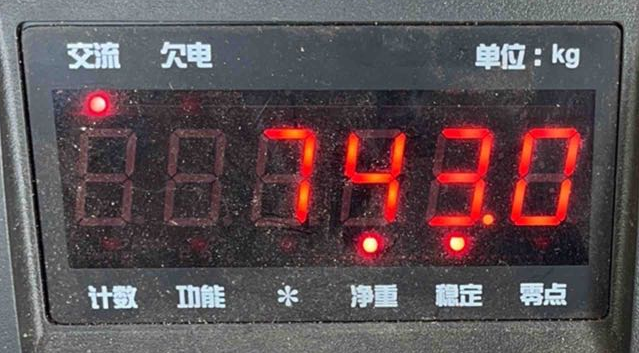
#> input picture ocr/1-1.png, 639 x 353 px
$ python demo6.py
#> lines starting #> are read from the running program, lines starting #| are printed output that depends on the picture; after the words box and inside, x2 and y2 are one past the last pixel; in counts of white or black regions, pixels touching at a corner belong together
import cv2
import numpy as np

# 读取图像
img = cv2.imread('ocr/1-1.png')
#> img is the input picture: shape (353, 639, 3); mean B, G, R 82.2, 78.8, 92.6

# 转换为灰度图像
gray = cv2.cvtColor(img, cv2.COLOR_BGR2GRAY)
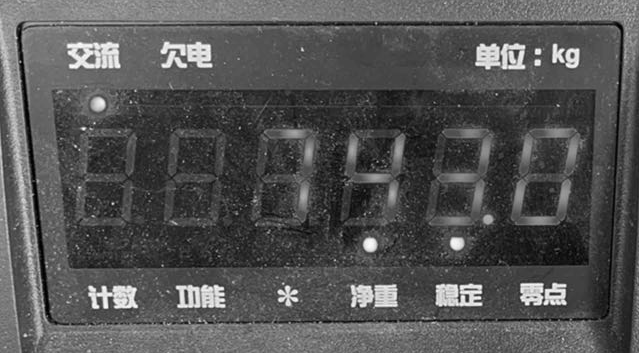
#> gray: shape (353, 639); min 0, max 253, mean 83.3

# 应用自适应阈值法进行二值化处理
ret, thresh = cv2.threshold(gray, 0, 255, cv2.THRESH_BINARY_INV + cv2.THRESH_OTSU)
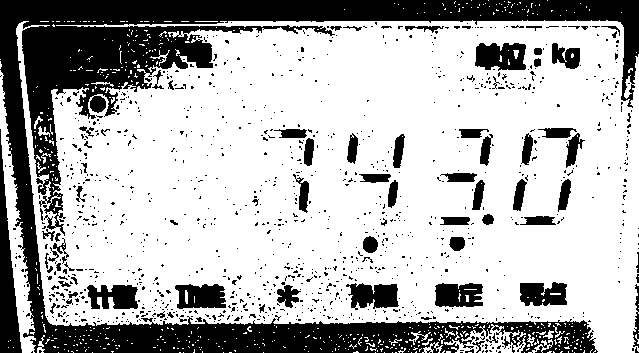
#> thresh: shape (353, 639); 70.5% white; 1090 black regions (1009 under 20 px), largest, box (x1, y1, x2, y2) and area: (0, 0, 639, 353) 47068, (0, 129, 22, 353) 2271, (475, 43, 526, 71) 1130
#> ret = 97

# 应用形态学操作（腐蚀和膨胀）
kernel = np.ones((3, 3), np.uint8)
eroded = cv2.erode(thresh, kernel)
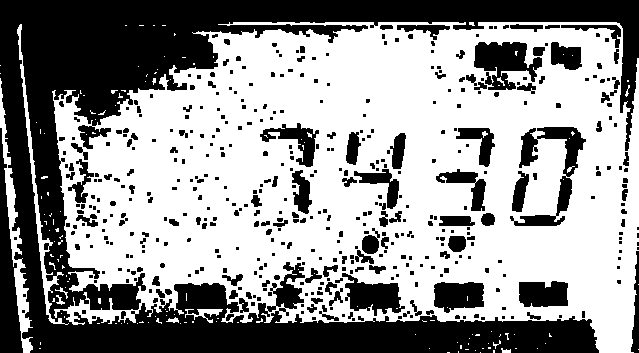
#> eroded: shape (353, 639); 59% white; 473 black regions (319 under 20 px), largest, box (x1, y1, x2, y2) and area: (0, 0, 639, 353) 64917, (0, 128, 23, 353) 2550, (510, 127, 586, 226) 2210
dilated = cv2.dilate(eroded, kernel)
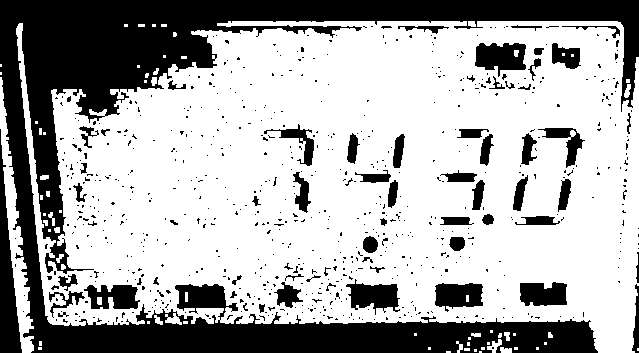
#> dilated: shape (353, 639); 67.7% white; 713 black regions (649 under 20 px), largest, box (x1, y1, x2, y2) and area: (0, 0, 639, 353) 54549, (0, 129, 22, 353) 2282, (475, 43, 526, 77) 1195

# 合并腐蚀和膨胀结果
merged = cv2.bitwise_or(eroded, dilated)

# 应用双边滤波器进行平滑处理
filtered = cv2.bilateralFilter(merged, 9, 75, 75)

# 显示结果
cv2.imshow('Output Image', filtered)
cv2.waitKey(0)
cv2.destroyAllWindows()

$ run again, with ocr/1-10.png copied over ocr/1-1.png
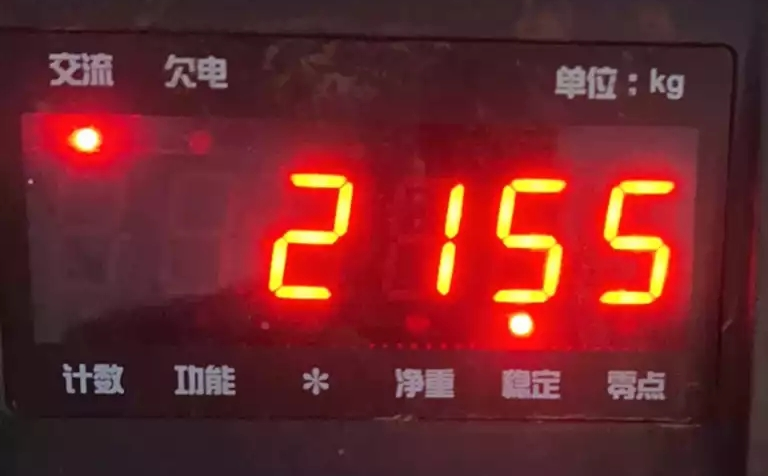
#> input picture ocr/1-10.png, 768 x 476 px
#> img is the input picture: shape (476, 768, 3); mean B, G, R 40.8, 38.2, 110.5
#> `ret, thresh = cv2.threshold(gray, 0, 255, cv2.THRESH_BINARY_INV + cv2...`:
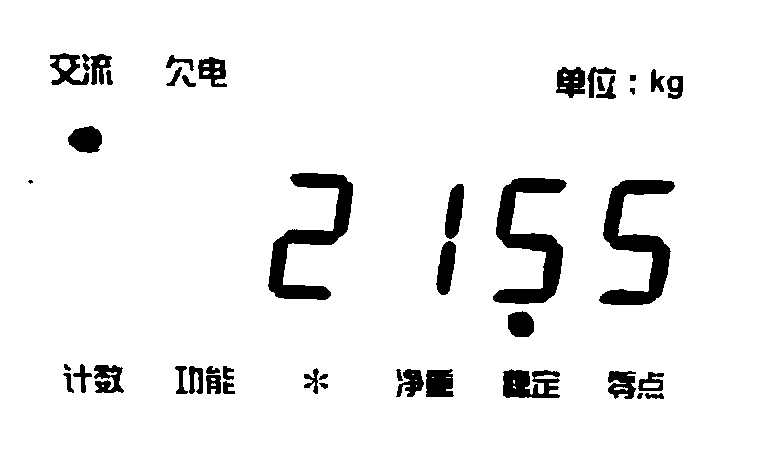
#> thresh: shape (476, 768); 93.7% white; 44 black regions (1 under 20 px), largest, box (x1, y1, x2, y2) and area: (599, 180, 675, 305) 3752, (493, 178, 567, 304) 3746, (268, 173, 353, 300) 3618
#> ret = 116
#> eroded: shape (476, 768); 91.9% white; 23 black regions, largest, box (x1, y1, x2, y2) and area: (598, 179, 676, 306) 4377, (492, 177, 568, 305) 4362, (267, 172, 354, 301) 4250
#> `dilated = cv2.dilate(eroded, kernel)`:
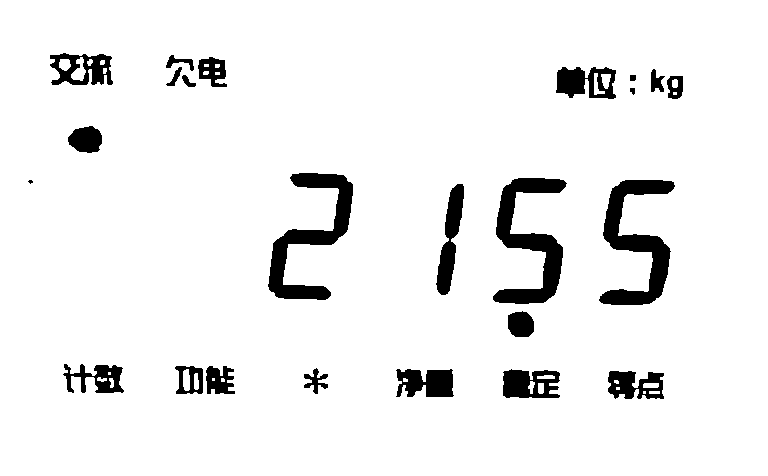
#> dilated: shape (476, 768); 93.6% white; 24 black regions (1 under 20 px), largest, box (x1, y1, x2, y2) and area: (599, 180, 675, 305) 3753, (493, 178, 567, 304) 3746, (268, 173, 353, 300) 3622

$ run again, with ocr/1-11.png copied over ocr/1-1.png
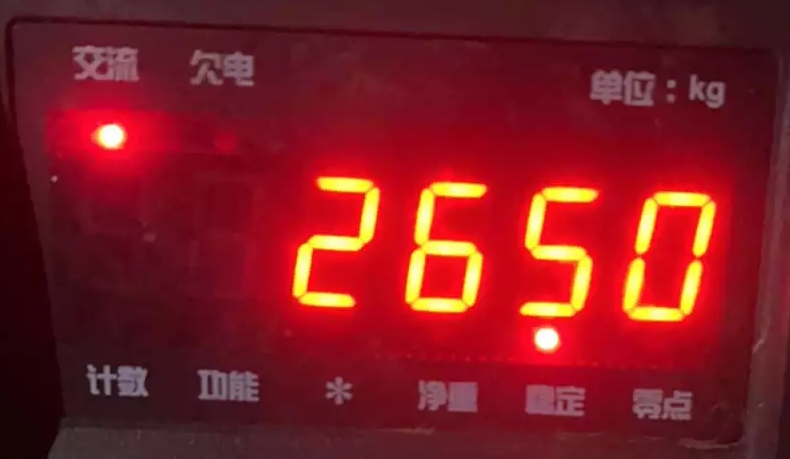
#> input picture ocr/1-11.png, 790 x 459 px
#> img is the input picture: shape (459, 790, 3); mean B, G, R 34.9, 27.9, 128.6
#> `ret, thresh = cv2.threshold(gray, 0, 255, cv2.THRESH_BINARY_INV + cv2...`:
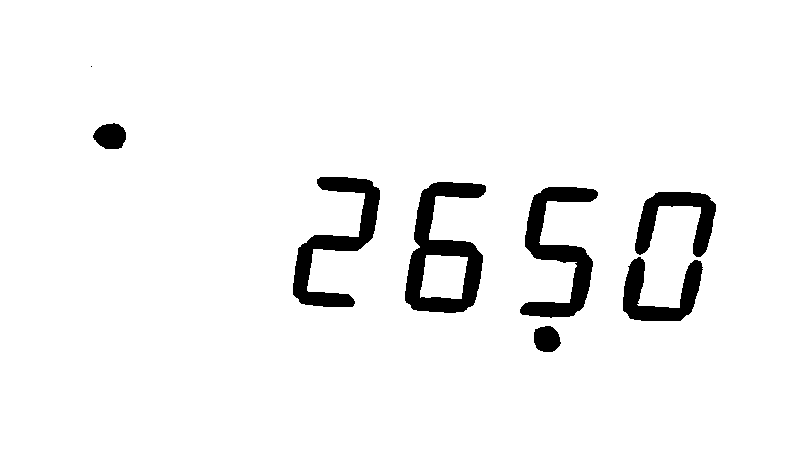
#> thresh: shape (459, 790); 95% white; 8 black regions (1 under 20 px), largest, box (x1, y1, x2, y2) and area: (405, 182, 486, 313) 4623, (520, 187, 598, 318) 3885, (293, 177, 380, 307) 3713
#> ret = 132
#> `eroded = cv2.erode(thresh, kernel)`:
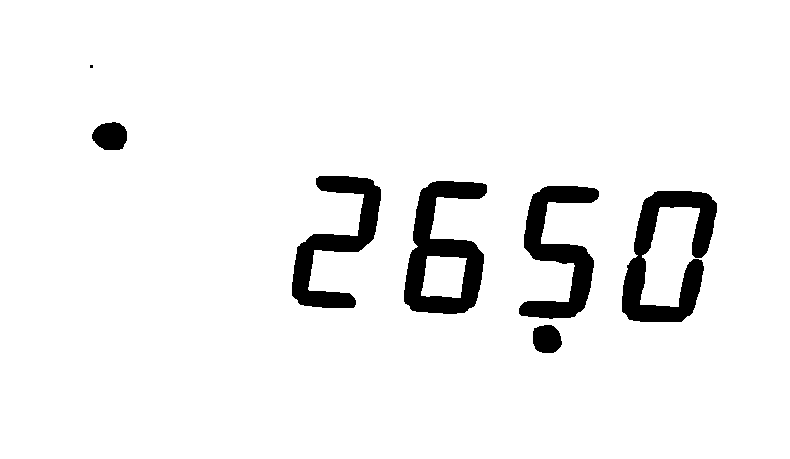
#> eroded: shape (459, 790); 94.2% white; 7 black regions (1 under 20 px), largest, box (x1, y1, x2, y2) and area: (622, 191, 717, 322) 5440, (404, 181, 487, 314) 5358, (519, 186, 599, 319) 4526, (292, 176, 381, 308) 4351, (92, 122, 127, 150) 778, (533, 325, 562, 353) 671
#> dilated: shape (459, 790); 95% white; 7 black regions (1 under 20 px), largest, box (x1, y1, x2, y2) and area: (623, 192, 716, 321) 4630, (405, 182, 486, 313) 4626, (520, 187, 598, 318) 3890, (293, 177, 380, 307) 3713, (93, 123, 126, 149) 656, (534, 326, 561, 352) 561

$ run again, with ocr/1-12.png copied over ocr/1-1.png
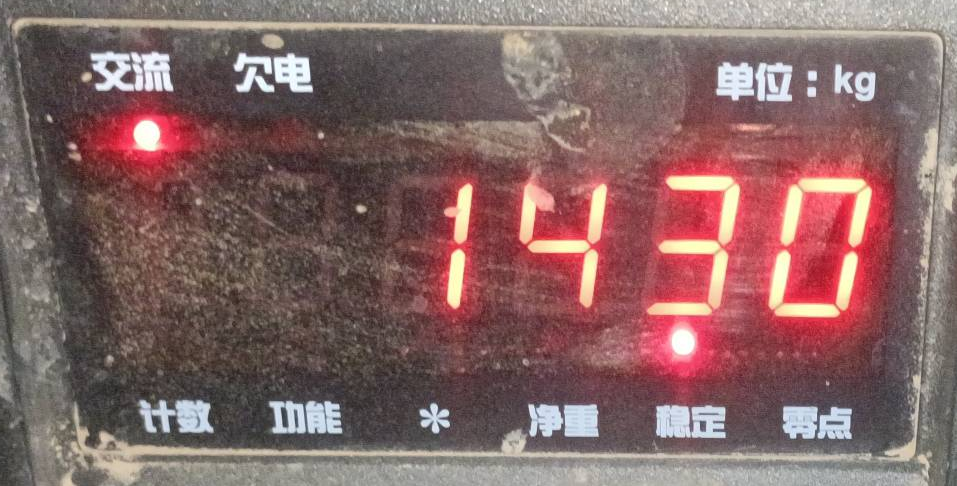
#> input picture ocr/1-12.png, 957 x 486 px
#> img is the input picture: shape (486, 957, 3); mean B, G, R 101, 102.2, 133.6
#> `ret, thresh = cv2.threshold(gray, 0, 255, cv2.THRESH_BINARY_INV + cv2...`:
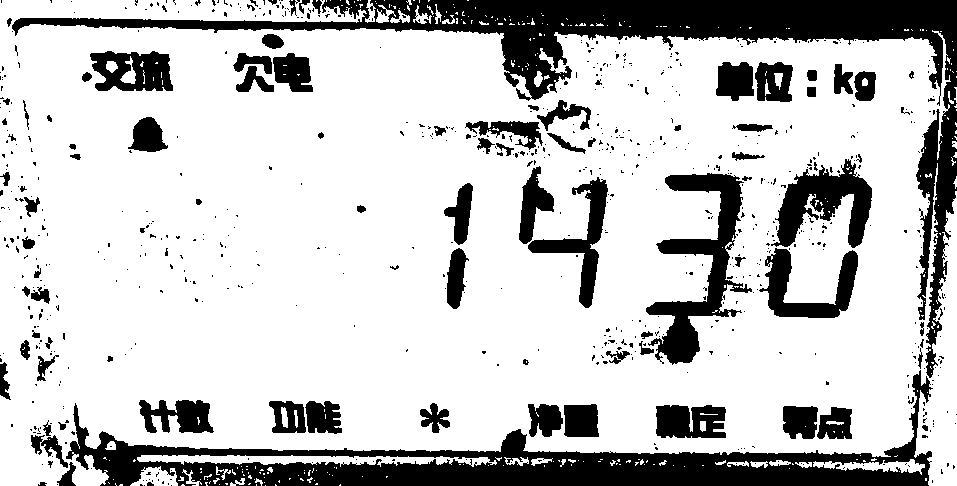
#> thresh: shape (486, 957); 77.4% white; 739 black regions (643 under 20 px), largest, box (x1, y1, x2, y2) and area: (12, 0, 957, 378) 32939, (66, 370, 933, 486) 25748, (646, 173, 752, 365) 6604
#> ret = 136
#> eroded: shape (486, 957); 71.1% white; 357 black regions (183 under 20 px), largest, box (x1, y1, x2, y2) and area: (6, 0, 957, 486) 74404, (756, 151, 873, 319) 9073, (638, 169, 755, 366) 8648
#> `dilated = cv2.dilate(eroded, kernel)`:
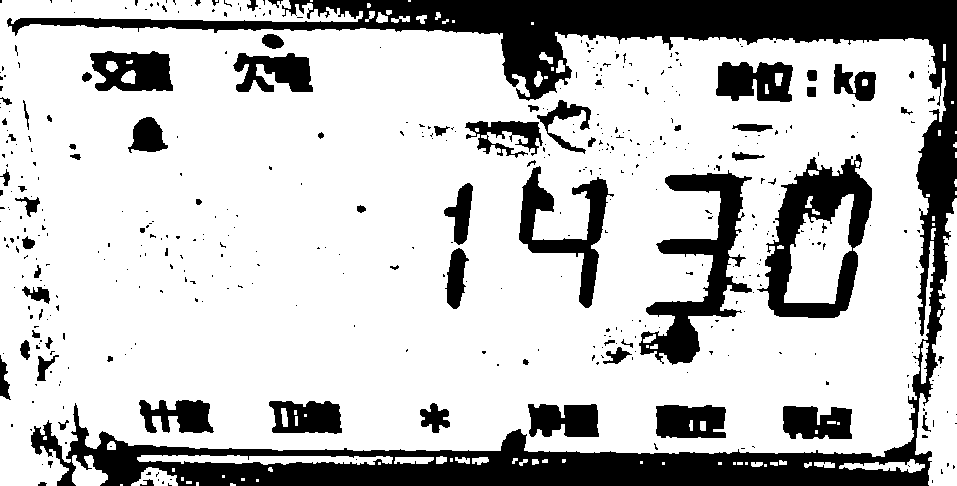
#> dilated: shape (486, 957); 76.2% white; 457 black regions (382 under 20 px), largest, box (x1, y1, x2, y2) and area: (7, 0, 957, 486) 63376, (757, 154, 872, 318) 7655, (639, 170, 752, 365) 7228
